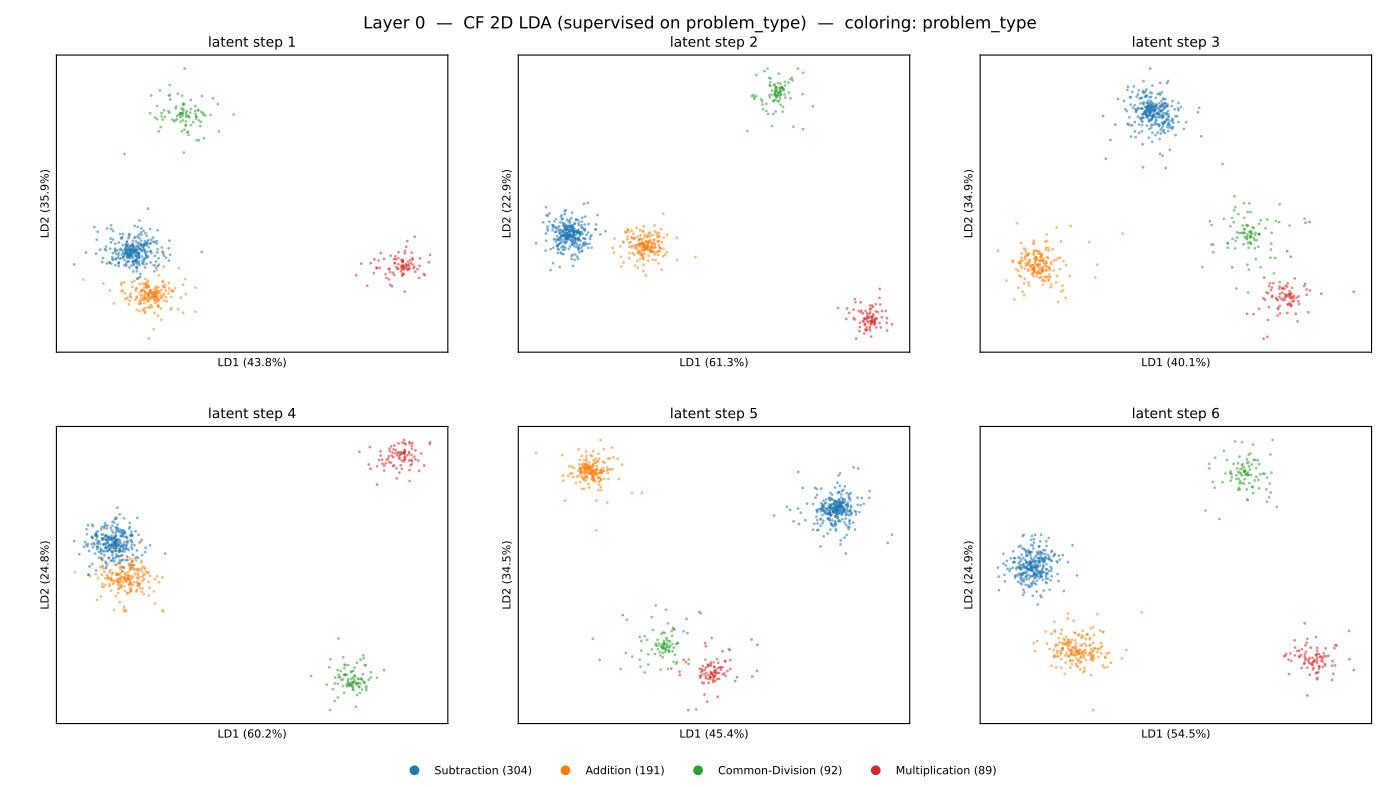

Write Python code to recreate this figure.
"""Per-(layer, latent-step) 2D LDA on the *counterfactual* magnitude-matched
SVAMP activations, supervised on problem type. Colorings:
  - problem_type   : sanity check that the LDA finds operator separation
  - output_bucket  : does the operator-supervised axis also separate magnitude
                     buckets? On magnitude-matched CF, magnitude is decoupled
                     from operator by construction, so the same axes should
                     NOT separate buckets — that's the disentanglement test.

Layout:
  - 17 slides, problem_type coloring
  - 17 slides, output_bucket coloring
Total: 34 slides.
"""

from __future__ import annotations

import json
from collections import Counter
from pathlib import Path

import matplotlib.pyplot as plt
import numpy as np
import torch
from matplotlib.backends.backend_pdf import PdfPages
from matplotlib.lines import Line2D
from sklearn.discriminant_analysis import LinearDiscriminantAnalysis


REPO = Path(__file__).resolve().parents[2]
ACTS_PATH = REPO / "inference" / "runs" / "cf_balanced_student_gpt2" / "activations.pt"
CF_DATA = REPO.parent / "cf-datasets" / "cf_balanced.json"
OUT_PDF = REPO / "visualizations-all" / "gpt2" / "cf_lda_slideshow.pdf"

PROBLEM_TYPE_COLORS = {
    "Subtraction": "#1f77b4",
    "Addition": "#ff7f0e",
    "Common-Division": "#2ca02c",
    "Multiplication": "#d62728",
}
BUCKETS_ORDER = ["<10", "10-99", "100-999", "1000+"]
BUCKET_COLORS = {
    "<10": "#440154",
    "10-99": "#3b528b",
    "100-999": "#21918c",
    "1000+": "#fde725",
}


def load_metadata() -> dict:
    rows = json.load(open(CF_DATA))
    return {
        "n": len(rows),
        "problem_type": np.array([r["type"] for r in rows]),
        "output_bucket": np.array([r["output_bucket"] for r in rows]),
    }


def load_activations() -> np.ndarray:
    print(f"loading activations from {ACTS_PATH}", flush=True)
    t = torch.load(ACTS_PATH, map_location="cpu", weights_only=True)
    a = t.float().numpy()  # (N, S, L, H)
    print(f"  shape={a.shape}  bytes={a.nbytes/1e9:.2f} GB", flush=True)
    return a


def fit_all_lda_2d(
    acts: np.ndarray, problem_type: np.ndarray
) -> tuple[np.ndarray, np.ndarray]:
    """Fit LDA per (layer, latent_step) supervised on problem_type. Returns
    coords (L, S, N, 2) and var-ratio (L, S, 2)."""
    N, S, L, _H = acts.shape
    out = np.empty((L, S, N, 2), dtype=np.float32)
    var_ratio = np.empty((L, S, 2), dtype=np.float32)
    print(
        f"fitting {L*S} LDAs (2D, supervised on CF problem_type, "
        f"per layer × per latent step)",
        flush=True,
    )
    for layer in range(L):
        for step in range(S):
            X = acts[:, step, layer, :]
            lda = LinearDiscriminantAnalysis(n_components=2, solver="svd")
            out[layer, step] = lda.fit_transform(X, problem_type)
            var_ratio[layer, step] = lda.explained_variance_ratio_[:2]
        print(f"  layer {layer}/{L-1} done", flush=True)
    return out, var_ratio


def render_slide(
    pdf: PdfPages,
    layer: int,
    proj_for_layer: np.ndarray,  # (S, N, 2)
    var_for_layer: np.ndarray,   # (S, 2)
    coloring: str,
    meta: dict,
):
    S = proj_for_layer.shape[0]
    fig, axes = plt.subplots(2, 3, figsize=(14, 7.875))
    fig.suptitle(
        f"Layer {layer}  —  CF 2D LDA (supervised on problem_type)  "
        f"—  coloring: {coloring}",
        fontsize=12,
    )
    legend_proxies: list[Line2D] = []
    for s, ax in enumerate(axes.ravel()):
        if s >= S:
            ax.axis("off")
            continue
        xy = proj_for_layer[s]

        if coloring == "problem_type":
            for cls, color in PROBLEM_TYPE_COLORS.items():
                mask = meta["problem_type"] == cls
                ax.scatter(xy[mask, 0], xy[mask, 1],
                           s=4, c=color, alpha=0.55, linewidths=0)
            if s == 0:
                for cls, color in PROBLEM_TYPE_COLORS.items():
                    n = (meta["problem_type"] == cls).sum()
                    legend_proxies.append(
                        Line2D([0], [0], marker="o", linestyle="",
                               color=color, label=f"{cls} ({n})"))
        elif coloring == "output_bucket":
            for cls in BUCKETS_ORDER:
                mask = meta["output_bucket"] == cls
                ax.scatter(xy[mask, 0], xy[mask, 1],
                           s=4, c=BUCKET_COLORS[cls], alpha=0.55, linewidths=0)
            if s == 0:
                for cls in BUCKETS_ORDER:
                    n = (meta["output_bucket"] == cls).sum()
                    legend_proxies.append(
                        Line2D([0], [0], marker="o", linestyle="",
                               color=BUCKET_COLORS[cls], label=f"{cls} ({n})"))
        else:
            raise ValueError(coloring)

        ax.set_title(f"latent step {s+1}", fontsize=10)
        ax.set_xticks([])
        ax.set_yticks([])
        ax.set_xlabel(f"LD1 ({var_for_layer[s, 0]*100:.1f}%)", fontsize=8)
        ax.set_ylabel(f"LD2 ({var_for_layer[s, 1]*100:.1f}%)", fontsize=8)

    if legend_proxies:
        fig.legend(handles=legend_proxies, loc="lower center",
                   ncol=len(legend_proxies), fontsize=8, frameon=False,
                   bbox_to_anchor=(0.5, 0.0))
    fig.subplots_adjust(top=0.93, bottom=0.08, left=0.04, right=0.98,
                        wspace=0.18, hspace=0.25)
    pdf.savefig(fig, dpi=140)
    plt.close(fig)


def main():
    meta = load_metadata()
    print("CF labels:",
          " problem_type=", dict(Counter(meta["problem_type"])),
          " | output_bucket=", dict(Counter(meta["output_bucket"])),
          flush=True)

    acts = load_activations()
    proj_all, var_all = fit_all_lda_2d(acts, meta["problem_type"])
    L = proj_all.shape[0]

    print(f"writing {OUT_PDF}", flush=True)
    OUT_PDF.parent.mkdir(parents=True, exist_ok=True)
    with PdfPages(OUT_PDF) as pdf:
        for coloring in ["problem_type", "output_bucket"]:
            print(f"  coloring: {coloring}", flush=True)
            for layer in range(L):
                render_slide(pdf, layer, proj_all[layer], var_all[layer], coloring, meta)
    print(f"done -> {OUT_PDF}  ({OUT_PDF.stat().st_size/1e6:.1f} MB)")


if __name__ == "__main__":
    main()
